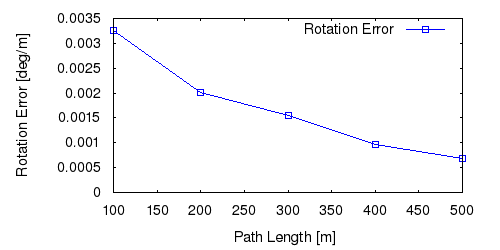

This figure's gnuplot source:
set term postscript eps enhanced color
set output "14_rl.eps"
set size ratio 0.5
set yrange [0:*]
set xlabel "Path Length [m]"
set ylabel "Rotation Error [deg/m]"
plot "14_rl.txt" using 1:($2*57.3) title 'Rotation Error' lc rgb "#0000FF" pt 4 w linespoints
